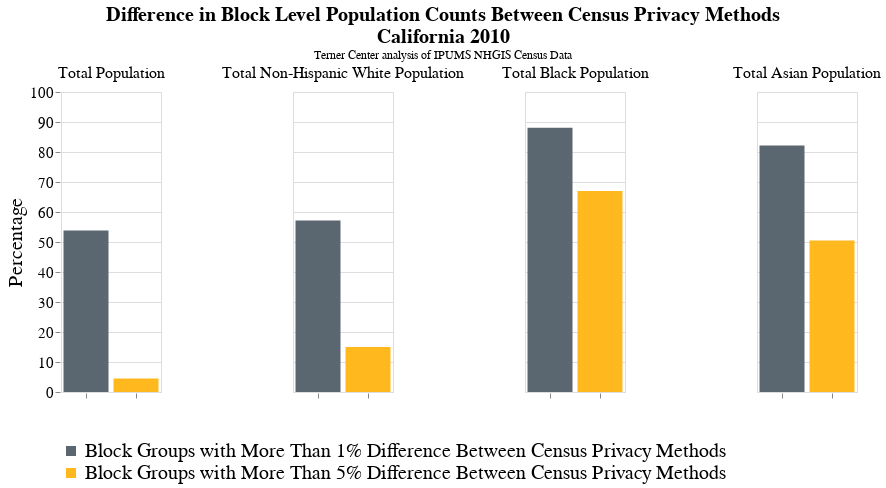

Notebook code for this chart:
### Code cell
#Figure 1 
alt.Chart(overall).mark_bar().encode(
    alt.X('variable:O',title=" ", axis=alt.Axis(labels=False)),
    alt.Y('value',title="Percentage", scale=alt.Scale(domain=[0, 100])),color=alt.Color('variable:O',title="",scale=alt.Scale(domain=[one_percent_diff_title,five_percent_diff_title],
                              range=['#5B6770','#FFB81D',])),
    column=alt.Column('Population',title="",spacing=130,sort=['Total Population',"Total Non-Hispanic White Population","Total Black Population","Total Asian Population"], header=alt.Header(labelFontSize=16,labelFont="Georgia")),
                    ).properties(
    title={
      "text": ["Difference in Block Level Population Counts Between Census Privacy Methods"," California 2010"],
    "subtitle":["Terner Center analysis of IPUMS NHGIS Census Data"]}).configure_title(fontSize=20,anchor="middle",font="Georgia").configure_legend(direction="vertical",labelLimit= 0,titleLimit=0,titleFontSize=18,
labelFontSize=20,labelFont="Georgia",titleFont="Georgia",orient="bottom").configure_axis(domain=False,labelFont='Georgia',titleFont='Georgia',titleFontWeight="normal",labelFontSize=15,titleFontSize=20).properties(
    width=100
)

### Figure 1 — Vega-Lite specification as saved in the notebook (floating-point values rounded to 4 significant figures)
{"$schema": "https://vega.github.io/schema/vega-lite/v4.17.0.json", "config": {"axis": {"domain": false, "labelFont": "Georgia", "labelFontSize": 15, "titleFont": "Georgia", "titleFontSize": 20, "titleFontWeight": "normal"}, "legend": {"direction": "vertical", "labelFont": "Georgia", "labelFontSize": 20, "labelLimit": 0, "orient": "bottom", "titleFont": "Georgia", "titleFontSize": 18, "titleLimit": 0}, "title": {"anchor": "middle", "font": "Georgia", "fontSize": 20}, "view": {"continuousHeight": 300, "continuousWidth": 400}}, "data": {"name": "data-b5bbe4f06e05ac7b4033f174d6eba9bc"}, "datasets": {"data-b5bbe4f06e05ac7b4033f174d6eba9bc": [{"Population": "Total Asian Population", "value": 50.46, "variable": "Block Groups with More Than 5% Difference Between Census Privacy Methods"}, {"Population": "Total Black Population", "value": 67.0, "variable": "Block Groups with More Than 5% Difference Between Census Privacy Methods"}, {"Population": "Total Non-Hispanic White Population", "value": 15.0, "variable": "Block Groups with More Than 5% Difference Between Census Privacy Methods"}, {"Population": "Total Population", "value": 4.49, "variable": "Block Groups with More Than 5% Difference Between Census Privacy Methods"}, {"Population": "Total Asian Population", "value": 82.16, "variable": "Block Groups with More Than 1% Difference Between Census Privacy Methods"}, {"Population": "Total Black Population", "value": 88.05, "variable": "Block Groups with More Than 1% Difference Between Census Privacy Methods"}, {"Population": "Total Non-Hispanic White Population", "value": 57.14, "variable": "Block Groups with More Than 1% Difference Between Census Privacy Methods"}, {"Population": "Total Population", "value": 53.84, "variable": "Block Groups with More Than 1% Difference Between Census Privacy Methods"}]}, "encoding": {"color": {"field": "variable", "scale": {"domain": ["Block Groups with More Than 1% Difference Between Census Privacy Methods", "Block Groups with More Than 5% Difference Between Census Privacy Methods"], "range": ["#5B6770", "#FFB81D"]}, "title": "", "type": "ordinal"}, "column": {"field": "Population", "header": {"labelFont": "Georgia", "labelFontSize": 16}, "sort": ["Total Population", "Total Non-Hispanic White Population", "Total Black Population", "Total Asian Population"], "spacing": 130, "title": "", "type": "nominal"}, "x": {"axis": {"labels": false}, "field": "variable", "title": " ", "type": "ordinal"}, "y": {"field": "value", "scale": {"domain": [0, 100]}, "title": "Percentage", "type": "quantitative"}}, "mark": "bar", "title": {"subtitle": ["Terner Center analysis of IPUMS NHGIS Census Data"], "text": ["Difference in Block Level Population Counts Between Census Privacy Methods", " California 2010"]}, "width": 100}
